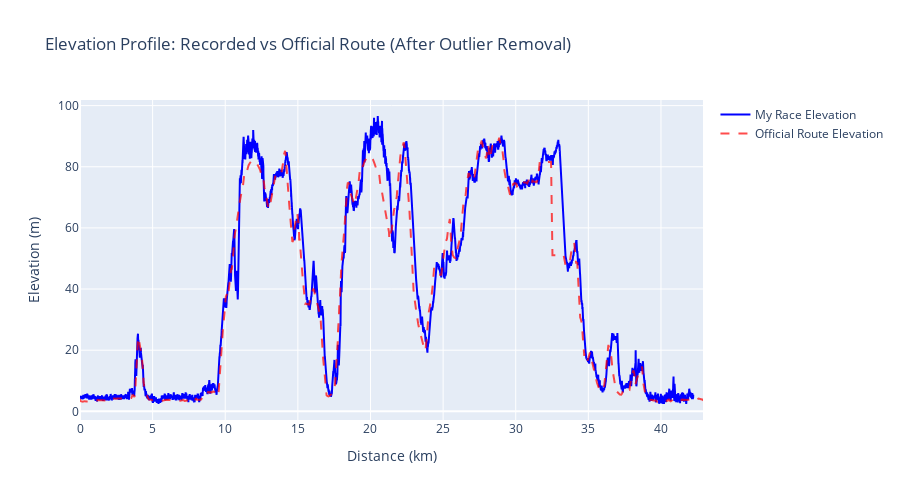

Notebook code for this chart:
### Code cell
# Remove elevation outliers using rolling baseline and interpolation
baseline_window = 50
tcx_df['elev_baseline'] = tcx_df['elevation'].rolling(window=baseline_window, center=True, min_periods=1).mean()

deviation_threshold = 5  # meters
tcx_df.loc[(tcx_df['elevation'] - tcx_df['elev_baseline']).abs() > deviation_threshold, 'elevation'] = np.nan
tcx_df['elevation'] = tcx_df['elevation'].interpolate()
tcx_df.drop(columns=['elev_baseline'], inplace=True)

# Create elevation comparison plot
fig = go.Figure()

fig.add_trace(go.Scatter(
    x=tcx_df['distance_km'],
    y=tcx_df['elevation'],
    mode='lines',
    name='My Race Elevation',
    line=dict(color='blue', width=2),
    hovertemplate='Distance: %{x:.2f} km<br>Elevation: %{y:.1f} m<extra></extra>'
))

fig.add_trace(go.Scatter(
    x=official_route_df['cumulative_distance_km'],
    y=official_route_df['elevation'],
    mode='lines',
    name='Official Route Elevation',
    line=dict(color='red', width=2, dash='dash'),
    opacity=0.7,
    hovertemplate='Distance: %{x:.2f} km<br>Official Elevation: %{y:.1f} m<extra></extra>'
))

fig.update_layout(
    title='Elevation Profile: Recorded vs Official Route (After Outlier Removal)',
    xaxis_title='Distance (km)',
    yaxis_title='Elevation (m)',
    width=900,
    height=500,
    hovermode='x'
)

fig.show()

### Figure 1 — Plotly figure (JSON) as saved in the notebook; plotly's stock layout.template omitted (floating-point values rounded to 4 significant figures; data arrays with more than 128 entries replaced by an {"elided": "..."} marker saying what was removed)
{"data": [{"hovertemplate": "Distance: %{x:.2f} km<br>Elevation: %{y:.1f} m<extra></extra>", "line": {"color": "blue", "width": 2}, "mode": "lines", "name": "My Race Elevation", "type": "scatter", "x": {"elided": "21287 float values"}, "y": {"elided": "21287 float values"}}, {"hovertemplate": "Distance: %{x:.2f} km<br>Official Elevation: %{y:.1f} m<extra></extra>", "line": {"color": "red", "dash": "dash", "width": 2}, "mode": "lines", "name": "Official Route Elevation", "opacity": 0.7, "type": "scatter", "x": {"elided": "924 float values"}, "y": {"elided": "924 float values"}}], "layout": {"height": 500, "hovermode": "x", "title": {"text": "Elevation Profile: Recorded vs Official Route (After Outlier Removal)"}, "width": 900, "xaxis": {"title": {"text": "Distance (km)"}}, "yaxis": {"title": {"text": "Elevation (m)"}}}}
